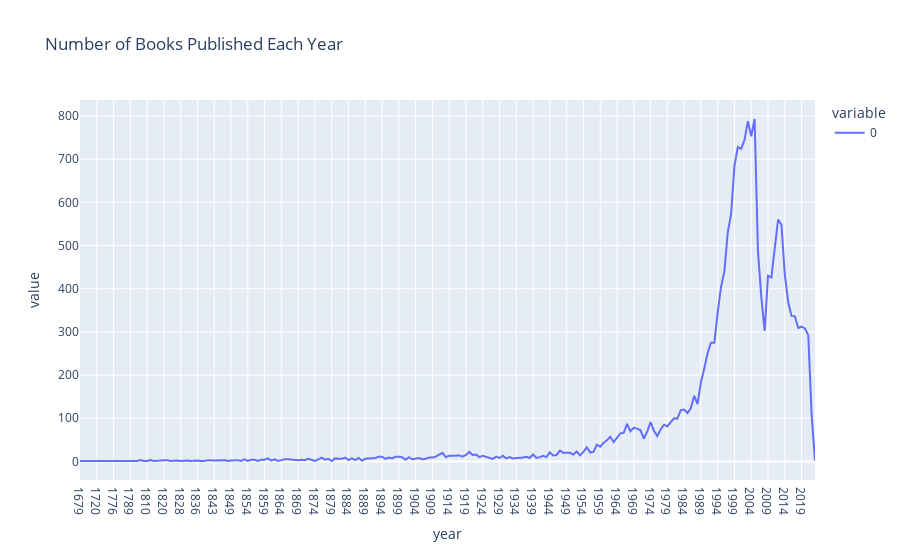

Notebook code for this chart:
### Markdown cell above
#### number of books by published year

### Code cell
# draw a line plot for the number of books published each year using plotly
# group by 'year' and count the number of books for each year and sort them in ascending order
books_per_year = books_sample.groupby('year').size().sort_index()

fig = px.line(books_per_year, title='Number of Books Published Each Year', labels={'x': 'Year', 'y': 'Number of Books'})
fig.show()

### Figure 1 — Plotly figure (JSON) as saved in the notebook; plotly's stock layout.template omitted (floating-point values rounded to 4 significant figures; data arrays with more than 128 entries replaced by an {"elided": "..."} marker saying what was removed)
{"data": [{"hovertemplate": "variable=0<br>year=%{x}<br>value=%{y}<extra></extra>", "legendgroup": "0", "line": {"color": "#636efa", "dash": "solid"}, "marker": {"symbol": "circle"}, "mode": "lines", "name": "0", "orientation": "v", "showlegend": true, "type": "scatter", "x": {"elided": "220 str values"}, "xaxis": "x", "y": {"elided": "220 int values"}, "yaxis": "y"}], "layout": {"legend": {"title": {"text": "variable"}, "tracegroupgap": 0}, "title": {"text": "Number of Books Published Each Year"}, "xaxis": {"anchor": "y", "domain": [0, 1], "title": {"text": "year"}}, "yaxis": {"anchor": "x", "domain": [0, 1], "title": {"text": "value"}}}}
